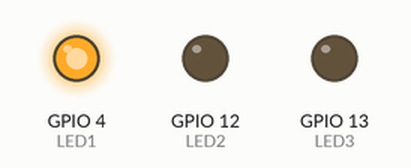
This sketch was run on a simulated ESP32. On the bench: output pins drawn as LEDs (lit = HIGH).

Above: at 0.12 s.
At 1.37 s:
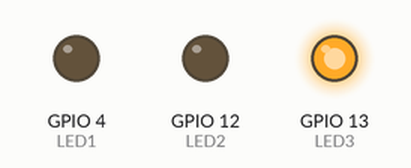
At 2.62 s:
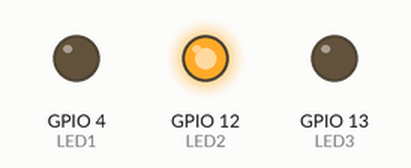
Timing chart, 0 to 3.0 s (numbered marks = the images above):
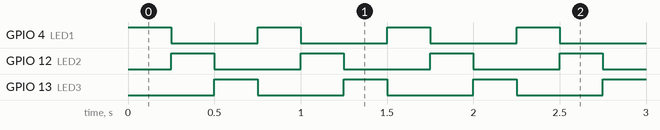

The sketch:

circuito7.ino
```cpp
const int LED1 = 4; // LED 1
const int LED2 = 12; // LED 2
const int LED3 = 13; // LED 3

void setup() {
pinMode(LED1, OUTPUT); // Configura LED1 como salida
pinMode(LED2, OUTPUT); // Configura LED2 como salida
pinMode(LED3, OUTPUT); // Configura LED3 como salida
}

void loop() {
digitalWrite(LED1, HIGH); // Enciende LED1
digitalWrite(LED2, LOW); // Apaga LED2
digitalWrite(LED3, LOW); // Apaga LED3
delay(250); // Espera

digitalWrite(LED1, LOW); // Apaga LED1
digitalWrite(LED2, HIGH); // Enciende LED2
digitalWrite(LED3, LOW); // Apaga LED3
delay(250); // Espera

digitalWrite(LED1, LOW); // Apaga LED1
digitalWrite(LED2, LOW); // Apaga LED2
digitalWrite(LED3, HIGH); // Enciende LED3
delay(250); // Espera
}
```

Measured:
- by itself, GPIO 4 (LED1), GPIO 12 (LED2), GPIO 13 (LED3): alternates HIGH for 0.25 s and LOW for 0.50 s
- by itself, everything shown: repeats every 0.75 s, in 3 steps
